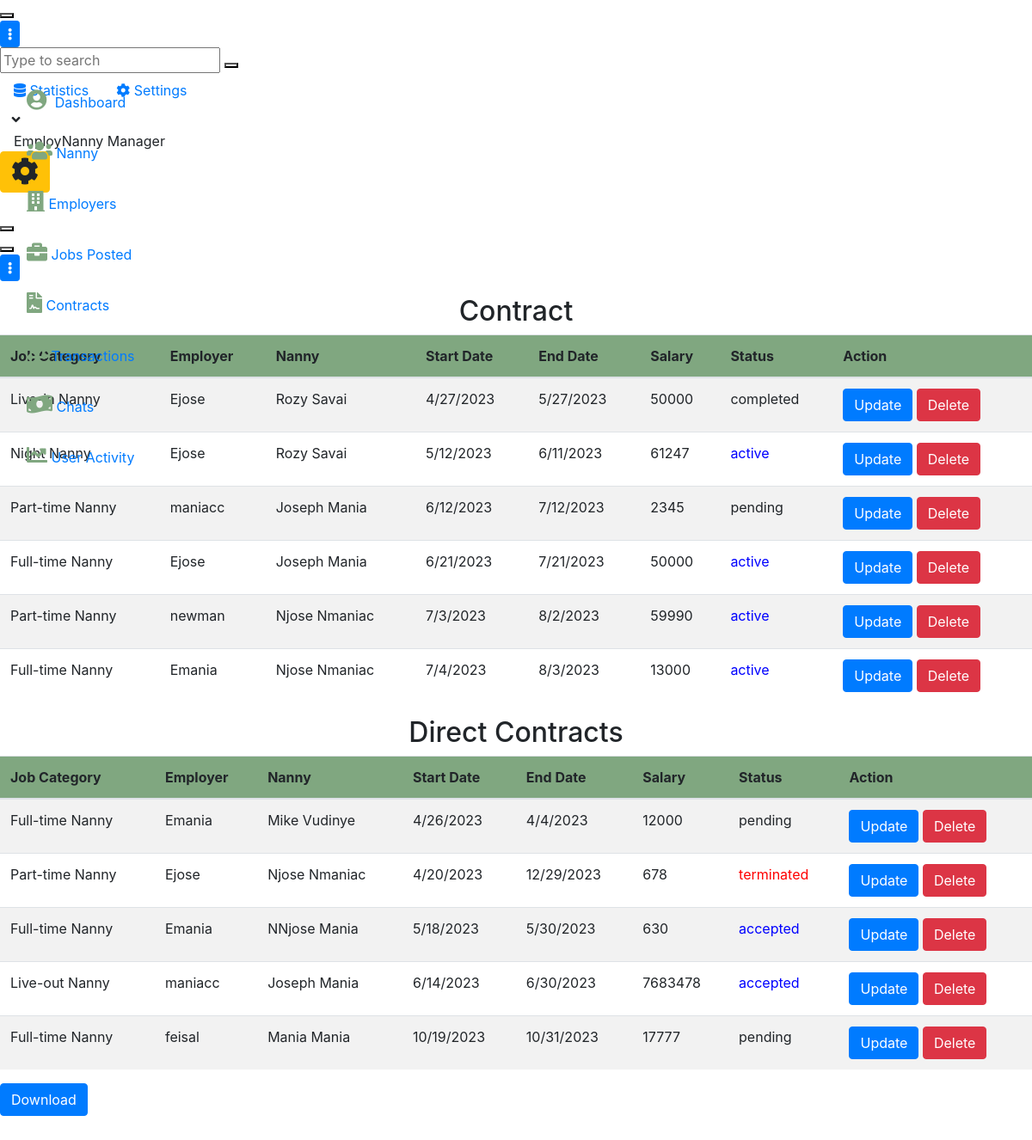
Page /reports/display_contracts on the committed database.
### jobapp/models.py (models this page shows, shortened)
class ContractModel(models.Model):
    job = models.ForeignKey(jobModel, on_delete=models.CASCADE, default=1)
    nanny = models.ForeignKey(NannyDetails, on_delete=models.CASCADE, limit_choices_to={
                              'user__groups__name': 'nanny'}, default=1)
    employer = models.ForeignKey(User, on_delete=models.CASCADE,  limit_choices_to={
                                 'groups__name': 'employer'}, default=1)
    start_date = models.DateField(
        auto_now_add=True,  blank=True, null=True)
    end_date = models.DateField(default=timezone.now() + timedelta(days=30))
    duration = models.CharField(
        max_length=100, choices=CONTRACT_DURATION, default="pending")
    amount = models.DecimalField(max_digits=10, decimal_places=2, default=0)
    status = models.CharField(
        max_length=100, choices=CONTRACT_STATUS, default=CONTRACT_STATUS[0][0])
    company_commission = models.DecimalField(
        max_digits=10, decimal_places=2, default=0)
    nanny_signature_image = models.ImageField(
        upload_to='nanny_signatures/', null=True, blank=True)

class jobModel(models.Model):
    employer = models.ForeignKey(User, on_delete=models.CASCADE)
    category = models.CharField(max_length=100, choices=CATEGORIES)
    city = models.CharField(max_length=100, choices=LOCATION_NAMES)
    addresss = models.CharField(max_length=100)
    salary = models.IntegerField()
    language = models.CharField(max_length=100)
    nanny_age = models.CharField(max_length=100, choices=AGE_GROUP_CHOICES)
    hours_per_day = models.IntegerField(default=2)
    start_date = models.DateField()
    years_of_experience = models.IntegerField(default=0)
    duration = models.CharField(
        max_length=100, choices=CONTRACT_DURATION, default="1 - 2 years")
    date_posted = models.DateTimeField(auto_now_add=True)
    job_description = models.TextField(blank=True)
    days_off = models.CharField(
        max_length=100, choices=DAYS_OFF_CHOICES, default='Every weekend')
    leave_available = models.BooleanField(choices=LEAVE_CHOICES, default=False)
    vacation_days_per_year = models.CharField(
        max_length=100, choices=VACATION_CHOICES, default='Two weeks')

class DirectContract(models.Model):
    nanny = models.ForeignKey(NannyDetails, on_delete=models.CASCADE)
    employer = models.ForeignKey(User, on_delete=models.CASCADE)
    job_category = models.CharField(
        max_length=100, choices=CATEGORIES, default="Full-time Nanny")
    city = models.CharField(max_length=100, choices=LOCATION_NAMES)
    salary = models.IntegerField()
    start_date = models.DateField()
    end_date = models.DateField()
    job_description = models.TextField(blank=True)
    status = models.CharField(
        max_length=100, choices=CONTRACT_STATUS, default="pending")
    nanny_signature_image = models.ImageField(
        upload_to='nanny_signatures/', null=True, blank=True)
    amount_to_receive = models.IntegerField()
    company_commission = models.IntegerField()

### users/models.py (models this page shows, shortened)
class NannyDetails(models.Model):
    user = models.OneToOneField(User, on_delete=models.CASCADE)
    first_name = models.CharField(max_length=100)
    last_name = models.CharField(max_length=100)
    phone = models.IntegerField(default=0)
    city = models.CharField(max_length=100)
    address = models.CharField(max_length=200)
    id_number = models.IntegerField(default=0)
    level_of_education = models.CharField(
        max_length=100, choices=HIGHEST_LEVEL_EDUCATION)
    recommendation_letter = models.FileField(
        upload_to='recommendations/', null=True, blank=True)
    id_front_image = models.ImageField(
        upload_to='id_images/', default=0)
    id_back_image = models.ImageField(
        upload_to='id_images/', default=0)
    good_conduct_certificate = models.FileField(
        upload_to='good_conduct/', null=True, blank=True)
    nationality = models.CharField(max_length=100, choices=NATIONALITY_CHOICES)
    availability = models.CharField(
        max_length=100, choices=AVAILABILITY_CHOICES)
    language = models.CharField(max_length=200)
    date_joined = models.DateTimeField(auto_now_add=True)
    years_of_experience = models.IntegerField(default=0)
    age_bracket = models.CharField(
        max_length=100, choices=AGE_GROUP_CHOICES, default="N/A")
    description = models.TextField(blank=True)
    image = models.ImageField(
        default='default.jpg', upload_to='nanny_profile_pics')
    def __str__(self):
        return self.first_name + ' ' + self.last_name

### AdminReports/views.py (the view)
# urls.py: path('display_contracts', views.display_contracts, name="display_contracts"),
def display_contracts(request):
    contracts = ContractModel.objects.all()
    direct_contracts = DirectContract.objects.all()
    context = {
        'contracts': contracts,
        'direct_contracts': direct_contracts
    }
    return render(request, 'admin/contract_lists.html', context)

### AdminReports/templates/admin/contract_lists.html
  {% extends 'admin/baseadmin.html' %}
{% block content %}
</div>
                <div class="app-main__outer">
<div class="app-main__inner">
<h2 class="text-center">Contract</h2>
    <table class="table table-striped">
        <thead style="background-color: rgb(128, 167, 128);">
            <tr>
                <th>Job Category</th>
                <th>Employer</th>
                <th>Nanny</th>
                <th>Start Date</th>
                <th>End Date</th>
                <th>Salary</th>
                <th>Status</th>
                <th>Action</th>
            </tr>
        </thead>
        <tbody>
         {% for contract in contracts %}
    <tr>
        <td>{{ contract.job.category }}</td>
        <td>{{ contract.employer }}</td>
        <td>{{ contract.nanny }}</td>
        <td>{{ contract.start_date|date:"n/j/Y" }}</td>
        <td>{{ contract.end_date|date:"n/j/Y" }}</td>
        <td>{{ contract.job.salary }}</td>
        <td{% if contract.status == 'terminated' %} style="color: red;"{% elif contract.status == 'active' %} style="color: blue;"{% endif %}>{{ contract.status }}</td>
    <td>
        <a href="{% url 'edit_contract' contract.id %}" class="btn btn-primary">Update</a>
        <a href="{% url 'delete_contract' contract.id %}" class="btn btn-danger">Delete</a></td>
    </tr>
{% endfor %}
        </tbody>
    </table>
    <h2 class="text-center">Direct Contracts</h2>
    <table class="table table-striped">
        <thead style="background-color: rgb(128, 167, 128);">
            <tr>
                <th>Job Category</th>
                <th>Employer</th>
                <th>Nanny</th>
                <th>Start Date</th>
                <th>End Date</th>
                <th>Salary</th>
                <th>Status</th>
                <th>Action</th>
            </tr>
        </thead>
        <tbody>
            {% for direct_contract in direct_contracts %}
            <tr>
                <td>{{ direct_contract.job_category }}</td>
                <td>{{ direct_contract.employer }}</td>
                <td>{{ direct_contract.nanny }}</td>
                <td>{{ direct_contract.start_date|date:"n/j/Y" }}</td>
                <td>{{ direct_contract.end_date|date:"n/j/Y" }}</td>
                <td>{{ direct_contract.salary }}</td>
        <td{% if direct_contract.status == 'terminated' %} style="color: red;"{% elif direct_contract.status == 'active' %} style="color: blue;" {% elif direct_contract.status == 'accepted' %} style="color: blue;"{% endif %}>{{ direct_contract.status }}</td>
        <td>
            <a href="{% url 'edit_direct_contract' direct_contract.id %}" class="btn btn-primary">Update</a>
            <a href="{% url 'delete_direct_contract' direct_contract.id %}" class="btn btn-danger">Delete</a></td>
    </tr>
            {% endfor %}
        </tbody>
    </table>
    <a href="{% url 'generate_contract_pdf' %}" class="btn btn-primary">Download</a>
</div>
</div>
    {% endblock content%}

### rows in the picture
ContractModel: job.category "Live-in Nanny", employer "Ejose", nanny "Rozy Savai", start_date "4/27/2023", end_date "5/27/2023", job.salary "50000", status "completed"
ContractModel: job.category "Night Nanny", employer "Ejose", nanny "Rozy Savai", start_date "5/12/2023", end_date "6/11/2023", job.salary "61247", status "active"
ContractModel: job.category "Part-time Nanny", employer "maniacc", nanny "Joseph Mania", start_date "6/12/2023", end_date "7/12/2023", job.salary "2345", status "pending"
ContractModel: job.category "Full-time Nanny", employer "Ejose", nanny "Joseph Mania", start_date "6/21/2023", end_date "7/21/2023", job.salary "50000", status "active"
ContractModel: job.category "Part-time Nanny", employer "newman", nanny "Njose Nmaniac", start_date "7/3/2023", end_date "8/2/2023", job.salary "59990", status "active"
ContractModel: job.category "Full-time Nanny", employer "Emania", nanny "Njose Nmaniac", start_date "7/4/2023", end_date "8/3/2023", job.salary "13000", status "active"
DirectContract: job_category "Full-time Nanny", employer "Emania", nanny "Mike Vudinye", start_date "4/26/2023", end_date "4/4/2023", salary "12000", status "pending"
DirectContract: job_category "Part-time Nanny", employer "Ejose", nanny "Njose Nmaniac", start_date "4/20/2023", end_date "12/29/2023", salary "678", status "terminated"
DirectContract: job_category "Full-time Nanny", employer "Emania", nanny "NNjose Mania", start_date "5/18/2023", end_date "5/30/2023", salary "630", status "accepted"
DirectContract: job_category "Live-out Nanny", employer "maniacc", nanny "Joseph Mania", start_date "6/14/2023", end_date "6/30/2023", salary "7683478", status "accepted"
DirectContract: job_category "Full-time Nanny", employer "feisal", nanny "Mania Mania", start_date "10/19/2023", end_date "10/31/2023", salary "17777", status "pending"
